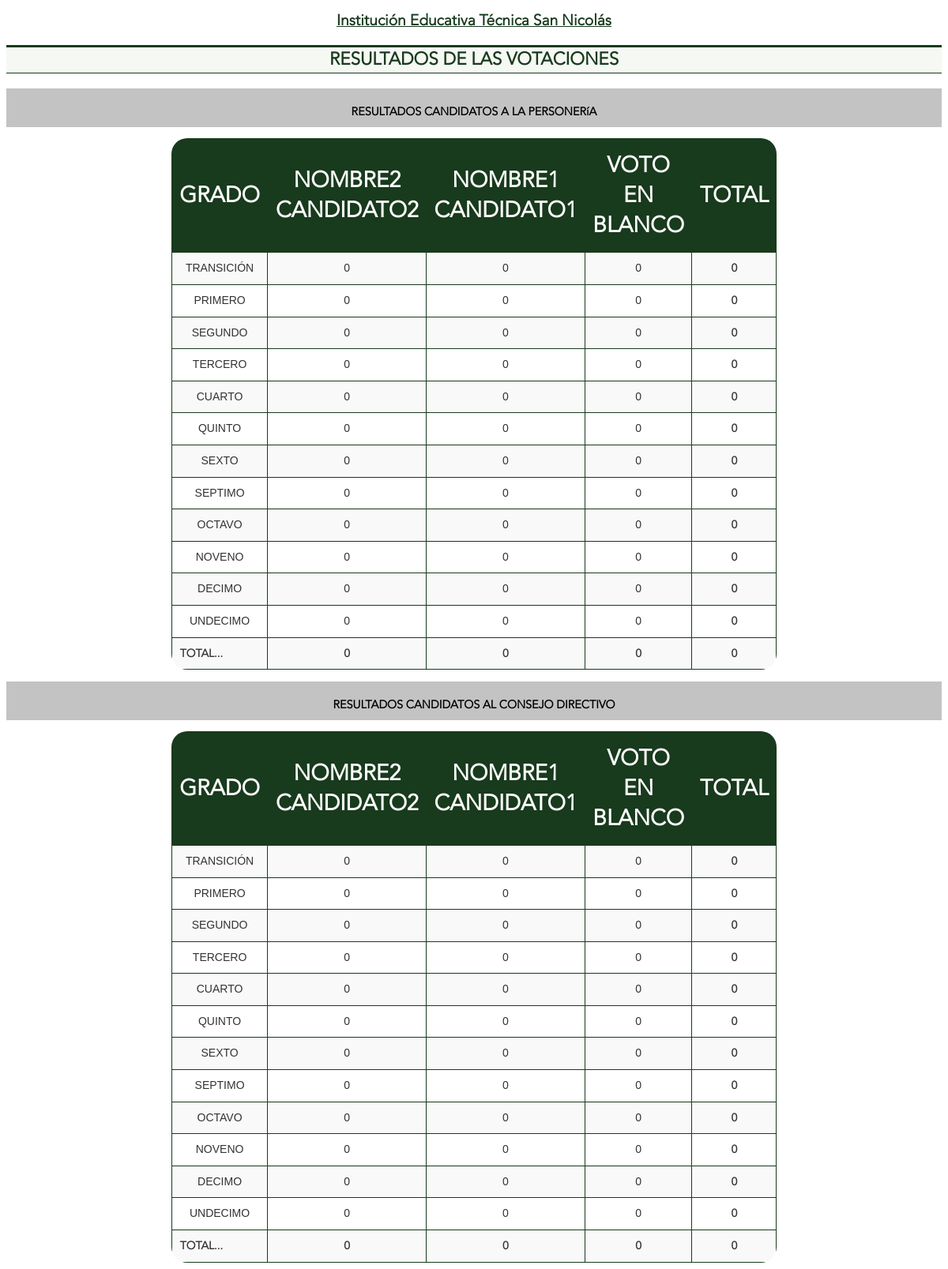
The app's page /administrador/resultados.php (signed in) with its own data.
### tables this page shows
CREATE TABLE IF NOT EXISTS `general` (
  `id` int(11) NOT NULL AUTO_INCREMENT,
  `institucion` varchar(100) NOT NULL,
  `descripcion` varchar(100) NOT NULL,
  `activo` varchar(1) NOT NULL,
  `clave` varchar(1) NOT NULL,
  PRIMARY KEY (`id`)
);

CREATE TABLE IF NOT EXISTS `categorias` (
  `id` int(11) NOT NULL AUTO_INCREMENT,
  `nombre` varchar(100) NOT NULL,
  `descripcion` varchar(100) NOT NULL,
  PRIMARY KEY (`id`)
);

CREATE TABLE IF NOT EXISTS `candidatos` (
  `id` int(11) NOT NULL AUTO_INCREMENT,
  `nombres` varchar(50) NOT NULL,
  `apellidos` varchar(50) NOT NULL,
  `representante` int(11) NOT NULL,
  PRIMARY KEY (`id`)
);

CREATE TABLE IF NOT EXISTS `grados` (
  `id` int(11) NOT NULL AUTO_INCREMENT,
  `grado` varchar(15) NOT NULL,
  PRIMARY KEY (`id`)
);

### funciones.php (called while the page is built, shortened)
<?php
function cambia_mayuscula($cadena) {
	$mayuscula="ABCDEFGHIJKLMN�OPQRSTUVWXYZ������";
	$minuscula="abcdefghijklmn�opqrstuvwxyz������";
	return strtr($cadena,$minuscula,$mayuscula);
}
?>

### administrador/resultados.php (the view, shortened to what this page needs)
<?php
require_once("../funciones.php");
$link=conectarse();
$estado=mysqli_query($link, "select * from general");
$leer= mysqli_fetch_array($estado);
if(isset($_COOKIE['VotaDatAdmin'])) {
	echo '<!DOCTYPE html PUBLIC "-//W3C//DTD XHTML 1.0 Transitional//EN" "http://www.w3.org/TR/xhtml1/DTD/xhtml1-transitional.dtd">';
	echo '<html>';
	echo '<head>	<meta charset="UTF-8"><link rel="icon" href="./../iconos/EscudoColegio.png" type="image/png">
';
	echo '<link href="../estilo.css
" rel="stylesheet" type="text/css" />';
	echo '</head>';
	echo '<body>';
	echo '<h1>'.$leer['institucion'].'</h1>';
	echo '<h2>RESULTADOS DE LAS VOTACIONES</h2>';
	$resp5=mysqli_query($link, "select * from categorias");
	while($row5 = mysqli_fetch_array($resp5)) {
		echo '<div align="center">';
		echo '<p class="txtinicial">RESULTADOS '.cambia_mayuscula($row5['descripcion']).'</p>';
		echo '<table>';
		echo '<thead><tr><th>GRADO</th>';
		$resp4=mysqli_query($link, sprintf("select nombres,apellidos from candidatos where representante=%d order by apellidos DESC",$row5['id']));
		$w=0;
		while($row4 = mysqli_fetch_array($resp4)) {
			echo '<th>';
			echo $row4['nombres'].' '.$row4['apellidos'];
			echo '</th>';
			$ttl_colum[$w]=0;
			$w=$w+1;
		}
		echo '<th>TOTAL</th>';
		echo '</tr></thead>';
		$resp=mysqli_query($link, "select * from grados");
		$ttl_acum=0;
		while($row = mysqli_fetch_array($resp)) {
			$resp2=mysqli_query($link, sprintf("select id from candidatos where representante=%d order by apellidos DESC",$row5['id']));
			echo '<tr>';
			$ContCol=0;
			$ContRow=0;
			echo '<td class="cen">'.$row['grado'].'</td>';
			while($row2 = mysqli_fetch_array($resp2)) {
				$resp3=mysqli_query($link, sprintf("select count(id_estudiante) from voto,estudiantes where grado=%d and candidato=%d and estudiantes.id=id_estudiante",$row['id'],$row2['id']));
				$row3 = mysqli_fetch_array($resp3);
				echo '<td class="cen">'.$row3[0].'</td>';
				$ttl_colum[$ContCol]=$ttl_colum[$ContCol]+$row3[0];
				$ContCol=$ContCol+1;
				$ContRow=$ContRow+$row3[0];
				$ttl_acum=$ttl_acum+$row3[0];
			}
			echo '<td class="cen"><strong>'.$ContRow.'</strong></td>';
			echo '</tr>';
		}
			echo '<tr>';
			echo '<td><strong>TOTAL...</strong></td>';
			for ($i = 0; $i < $ContCol; $i++) {
				echo '<td class="cen"><strong>'.$ttl_colum[$i].'</strong></td>';
			}
			echo '<td class="cen"><strong>'.$ttl_acum.'</strong></td>';
			echo '</tr>';
			echo '</table>';
			echo '</div>';
	}
	echo '</body>';
	echo '</html>';
}
else {
        include_once("encabezado.html");
        echo '<table>';
        echo '<tr><td class="cen"><strong>Su sesión ha finalizado, por favor vuelva a ingresar al sistema</strong></td></tr>';
        echo '</table></div></body></html>';
}
?>

### estilo.css (style rules this page uses)
* { font-family: Avenir; }
p { font-size: 0.9em; font-family: Avenir; color: #000; text-align: justify; }
h1 { color: #183a1d; font-size: 1em; font-family: Avenir; text-decoration: underline; text-align: center; font-size: larger; }
h2 { color: #183a1d; text-align: center; font-size: 1.4em; border-top: 3px solid #183a1d; border-bottom: 1px solid #183a1d; background-color: #F6F8F3; padding: 0 20px 2px 20px; font-family: Avenir; }
table { margin: 0 auto; text-align: left; width: 30%; border-collapse: collapse; border: none; border-radius: 20px; overflow: hidden; }
thead th { background-color: #183a1d; color: #fffdfd; font-size: 28px; font-weight: bold; padding: 15px 10px; text-align: center; }
tbody tr:nth-child(odd) { background-color: #f9f9f9; }
tbody th, tbody td { font-size: 14px; font-family: 'Arial', sans-serif; color: #333; padding: 10px; border: 1px solid #183a1d; text-align: justify; }
.cen { text-align: center; transition: all 0.3s ease-in; }
.txtinicial { font-family: Avenir; font-weight: 700; text-align: center; background-color: #3333334a; padding: 20px 10px 10px 10px; }
tbody th, td { font-size: 0.8em; line-height: 1.4em; font-family: Avenir; color: #000; padding: 10px 7px; border-top: 1px solid #ffc400bb; border-right: 1px solid #DDDDDD; text-align: justify; }
:root { accent-color: #183a1d; }

### records on screen
general: institucion "Institución Educativa Técnica San Nicolás"
categorias: descripcion "CANDIDATOS A LA PERSONERíA", i "0", ttl_acum "0"
candidatos: nombres "NOMBRE2", apellidos "CANDIDATO2", row3 "0"
candidatos: nombres "NOMBRE1", apellidos "CANDIDATO1", row3 "0"
candidatos: nombres "VOTO EN BLANCO", row3 "0"
grados: grado "TRANSICIÓN", ContRow "0"
grados: grado "PRIMERO", ContRow "0"
grados: grado "SEGUNDO", ContRow "0"
grados: grado "TERCERO", ContRow "0"
grados: grado "CUARTO", ContRow "0"
grados: grado "QUINTO", ContRow "0"
grados: grado "SEXTO", ContRow "0"
grados: grado "SEPTIMO", ContRow "0"
grados: grado "OCTAVO", ContRow "0"
grados: grado "NOVENO", ContRow "0"
grados: grado "DECIMO", ContRow "0"
grados: grado "UNDECIMO", ContRow "0"
categorias: descripcion "CANDIDATOS AL CONSEJO DIRECTIVO", i "0", ttl_acum "0"
candidatos: nombres "NOMBRE2", apellidos "CANDIDATO2", row3 "0"
candidatos: nombres "NOMBRE1", apellidos "CANDIDATO1", row3 "0"
candidatos: nombres "VOTO EN BLANCO", row3 "0"
